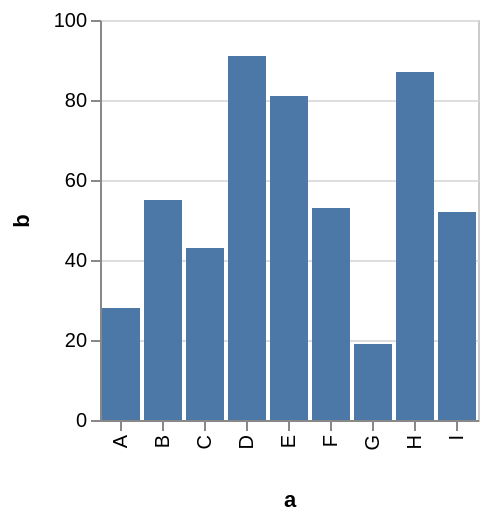

Write a Vega-Lite specification for this figure.
### Vega specification from a JSON file in a GitHub repository (floating-point values rounded to 4 significant figures)
{"$schema": "https://vega.github.io/schema/vega/v3.0.json", "description": "A simple bar chart with embedded data.", "autosize": "pad", "padding": 5, "encode": {"update": {"stroke": {"value": "#ccc"}, "fill": {"value": "transparent"}}}, "data": [{"name": "source_0", "values": [{"a": "A", "b": 28}, {"a": "B", "b": 55}, {"a": "C", "b": 43}, {"a": "D", "b": 91}, {"a": "E", "b": 81}, {"a": "F", "b": 53}, {"a": "G", "b": 19}, {"a": "H", "b": 87}, {"a": "I", "b": 52}]}, {"name": "data_0", "source": "source_0", "transform": [{"type": "formula", "expr": "toNumber(datum[\"b\"])", "as": "b"}, {"type": "filter", "expr": "datum[\"b\"] !== null && !isNaN(datum[\"b\"])"}]}], "signals": [{"name": "x_step", "value": 21}, {"name": "width", "update": "bandspace(domain('x').length, 0.1, 0.05) * x_step"}, {"name": "height", "update": "200"}], "marks": [{"name": "marks", "type": "rect", "role": "bar", "from": {"data": "data_0"}, "encode": {"update": {"x": {"scale": "x", "field": "a"}, "width": {"scale": "x", "band": true}, "y": {"scale": "y", "field": "b"}, "y2": {"scale": "y", "value": 0}, "fill": {"value": "#4c78a8"}, "tooltip": {"signal": "format(datum[\"b\"], '')"}}}}], "scales": [{"name": "x", "type": "band", "domain": {"data": "data_0", "field": "a", "sort": true}, "range": {"step": {"signal": "x_step"}}, "round": true, "paddingInner": 0.1, "paddingOuter": 0.05}, {"name": "y", "type": "linear", "domain": {"data": "data_0", "field": "b"}, "range": [{"signal": "height"}, 0], "round": true, "nice": true, "zero": true}], "axes": [{"scale": "x", "labelOverlap": true, "orient": "bottom", "title": "a", "zindex": 1, "encode": {"labels": {"update": {"angle": {"value": 270}, "align": {"value": "right"}, "baseline": {"value": "middle"}}}}}, {"scale": "y", "labelOverlap": true, "orient": "left", "tickCount": {"signal": "ceil(height/40)"}, "title": "b", "zindex": 1}, {"scale": "y", "domain": false, "grid": true, "labels": false, "maxExtent": 0, "minExtent": 0, "orient": "left", "tickCount": {"signal": "ceil(height/40)"}, "ticks": false, "zindex": 0, "gridScale": "x"}], "config": {"axis": {"minExtent": 30, "domainColor": "#888", "tickColor": "#888"}}}
